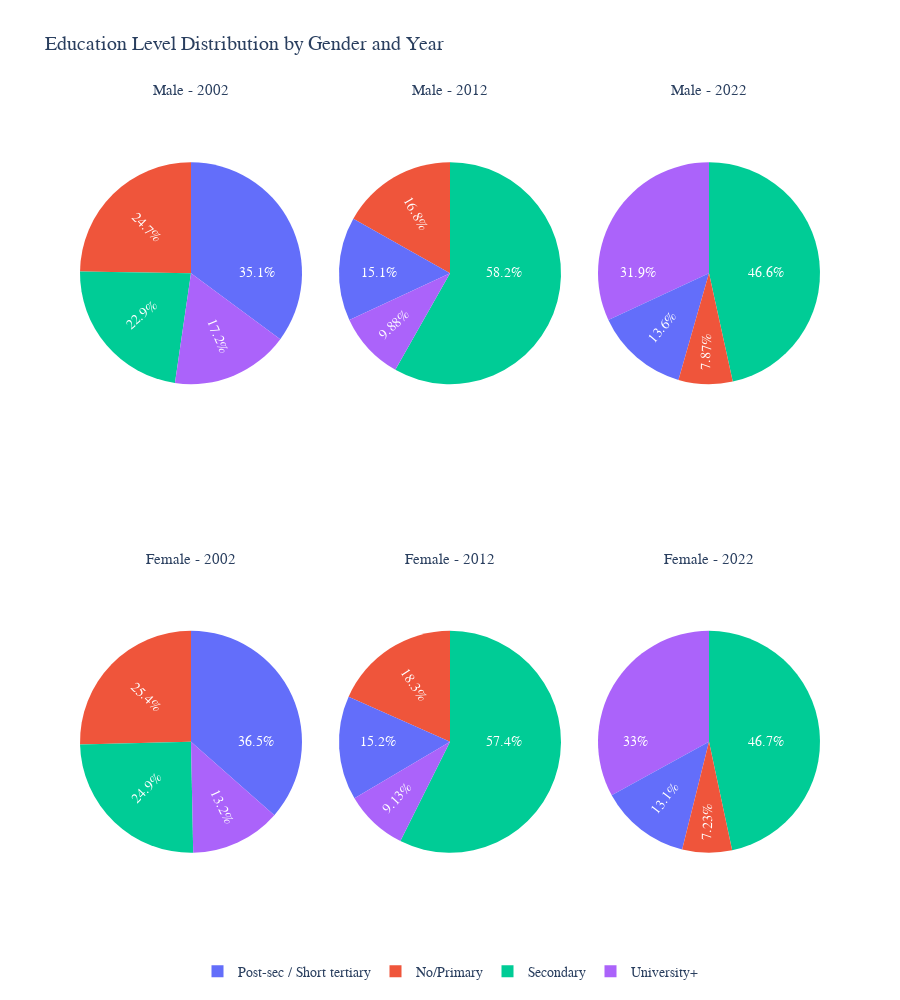

Source (notebook cell):
### Code cell
# Pie charts showing education distribution by gender for each year
from plotly.subplots import make_subplots

# Prepare data
edu_pie_data = df_combined.groupby(['year', 'sex', 'educ_4_label']).size().reset_index(name='count')
edu_pie_total = df_combined.groupby(['year', 'sex']).size().reset_index(name='total')
edu_pie_data = edu_pie_data.merge(edu_pie_total, on=['year', 'sex'])
edu_pie_data['proportion'] = edu_pie_data['count'] / edu_pie_data['total']

# Create subplots - 2 rows (Male/Female) x 3 columns (Years)
fig_pie = make_subplots(
    rows=2, cols=3,
    specs=[[{'type': 'pie'}, {'type': 'pie'}, {'type': 'pie'}],
           [{'type': 'pie'}, {'type': 'pie'}, {'type': 'pie'}]],
    subplot_titles=('Male - 2002', 'Male - 2012', 'Male - 2022',
                    'Female - 2002', 'Female - 2012', 'Female - 2022'),
    vertical_spacing=0.15,
    horizontal_spacing=0.05
)

# Define colors for education levels (consistent across all pie charts)
edu_colors = {
    'No degree': '#d62728',
    'Lower secondary': '#ff7f0e',
    'Upper secondary': '#2ca02c',
    'University': '#1f77b4'
}

# Add pie charts
for row_idx, gender in enumerate(['Male', 'Female'], start=1):
    for col_idx, year in enumerate([2002, 2012, 2022], start=1):
        data_subset = edu_pie_data[(edu_pie_data['sex'] == gender) & (edu_pie_data['year'] == year)]
        
        # Sort by education level for consistency
        data_subset = data_subset.sort_values('educ_4_label')
        
        colors = [edu_colors.get(edu, '#gray') for edu in data_subset['educ_4_label']]
        
        fig_pie.add_trace(
            go.Pie(
                labels=data_subset['educ_4_label'],
                values=data_subset['count'],
                marker=dict(colors=colors),
                textposition='inside',
                textinfo='percent',
                textfont=dict(size=14, color='white'),
                insidetextorientation='radial',
                hovertemplate='<b>%{label}</b><br>Percentage: %{percent}<br>Count: %{value}<extra></extra>',
                showlegend=(row_idx == 1 and col_idx == 1)  # Show legend only once
            ),
            row=row_idx, col=col_idx
        )

fig_pie.update_layout(
    title_text='Education Level Distribution by Gender and Year',
    title_font_size=20,
    font=dict(size=13, family='Arial'),
    height=1000,
    showlegend=True,
    legend=dict(
        orientation="h",
        yanchor="top",
        y=-0.05,
        xanchor="center",
        x=0.5,
        font=dict(size=14)
    )
)

# Update subplot titles font size
for annotation in fig_pie['layout']['annotations']:
    annotation['font'] = dict(size=15)

fig_pie.show()

### Figure 1 — Plotly figure (JSON) as saved in the notebook; plotly's stock layout.template omitted (floating-point values rounded to 4 significant figures)
{"data": [{"domain": {"x": [0, 0.3], "y": [0.575, 1]}, "hovertemplate": "<b>%{label}</b><br>Percentage: %{percent}<br>Count: %{value}<extra></extra>", "insidetextorientation": "radial", "labels": ["No/Primary", "Post-sec / Short tertiary", "Secondary", "University+"], "marker": {"colors": ["#gray", "#gray", "#gray", "#gray"]}, "showlegend": true, "textfont": {"color": "white", "size": 14}, "textinfo": "percent", "textposition": "inside", "type": "pie", "values": [3071, 4359, 2847, 2132]}, {"domain": {"x": [0.35, 0.65], "y": [0.575, 1]}, "hovertemplate": "<b>%{label}</b><br>Percentage: %{percent}<br>Count: %{value}<extra></extra>", "insidetextorientation": "radial", "labels": ["No/Primary", "Post-sec / Short tertiary", "Secondary", "University+"], "marker": {"colors": ["#gray", "#gray", "#gray", "#gray"]}, "showlegend": false, "textfont": {"color": "white", "size": 14}, "textinfo": "percent", "textposition": "inside", "type": "pie", "values": [2814, 2524, 9731, 1652]}, {"domain": {"x": [0.7, 1], "y": [0.575, 1]}, "hovertemplate": "<b>%{label}</b><br>Percentage: %{percent}<br>Count: %{value}<extra></extra>", "insidetextorientation": "radial", "labels": ["No/Primary", "Post-sec / Short tertiary", "Secondary", "University+"], "marker": {"colors": ["#gray", "#gray", "#gray", "#gray"]}, "showlegend": false, "textfont": {"color": "white", "size": 14}, "textinfo": "percent", "textposition": "inside", "type": "pie", "values": [857, 1483, 5069, 3477]}, {"domain": {"x": [0, 0.3], "y": [0, 0.425]}, "hovertemplate": "<b>%{label}</b><br>Percentage: %{percent}<br>Count: %{value}<extra></extra>", "insidetextorientation": "radial", "labels": ["No/Primary", "Post-sec / Short tertiary", "Secondary", "University+"], "marker": {"colors": ["#gray", "#gray", "#gray", "#gray"]}, "showlegend": false, "textfont": {"color": "white", "size": 14}, "textinfo": "percent", "textposition": "inside", "type": "pie", "values": [3659, 5261, 3596, 1902]}, {"domain": {"x": [0.35, 0.65], "y": [0, 0.425]}, "hovertemplate": "<b>%{label}</b><br>Percentage: %{percent}<br>Count: %{value}<extra></extra>", "insidetextorientation": "radial", "labels": ["No/Primary", "Post-sec / Short tertiary", "Secondary", "University+"], "marker": {"colors": ["#gray", "#gray", "#gray", "#gray"]}, "showlegend": false, "textfont": {"color": "white", "size": 14}, "textinfo": "percent", "textposition": "inside", "type": "pie", "values": [3155, 2608, 9871, 1570]}, {"domain": {"x": [0.7, 1], "y": [0, 0.425]}, "hovertemplate": "<b>%{label}</b><br>Percentage: %{percent}<br>Count: %{value}<extra></extra>", "insidetextorientation": "radial", "labels": ["No/Primary", "Post-sec / Short tertiary", "Secondary", "University+"], "marker": {"colors": ["#gray", "#gray", "#gray", "#gray"]}, "showlegend": false, "textfont": {"color": "white", "size": 14}, "textinfo": "percent", "textposition": "inside", "type": "pie", "values": [827, 1501, 5336, 3773]}], "layout": {"annotations": [{"font": {"size": 15}, "showarrow": false, "text": "Male - 2002", "x": 0.15, "xanchor": "center", "xref": "paper", "y": 1, "yanchor": "bottom", "yref": "paper"}, {"font": {"size": 15}, "showarrow": false, "text": "Male - 2012", "x": 0.5, "xanchor": "center", "xref": "paper", "y": 1, "yanchor": "bottom", "yref": "paper"}, {"font": {"size": 15}, "showarrow": false, "text": "Male - 2022", "x": 0.85, "xanchor": "center", "xref": "paper", "y": 1, "yanchor": "bottom", "yref": "paper"}, {"font": {"size": 15}, "showarrow": false, "text": "Female - 2002", "x": 0.15, "xanchor": "center", "xref": "paper", "y": 0.425, "yanchor": "bottom", "yref": "paper"}, {"font": {"size": 15}, "showarrow": false, "text": "Female - 2012", "x": 0.5, "xanchor": "center", "xref": "paper", "y": 0.425, "yanchor": "bottom", "yref": "paper"}, {"font": {"size": 15}, "showarrow": false, "text": "Female - 2022", "x": 0.85, "xanchor": "center", "xref": "paper", "y": 0.425, "yanchor": "bottom", "yref": "paper"}], "font": {"family": "Arial", "size": 13}, "height": 1000, "legend": {"font": {"size": 14}, "orientation": "h", "x": 0.5, "xanchor": "center", "y": -0.05, "yanchor": "top"}, "showlegend": true, "title": {"font": {"size": 20}, "text": "Education Level Distribution by Gender and Year"}}}
